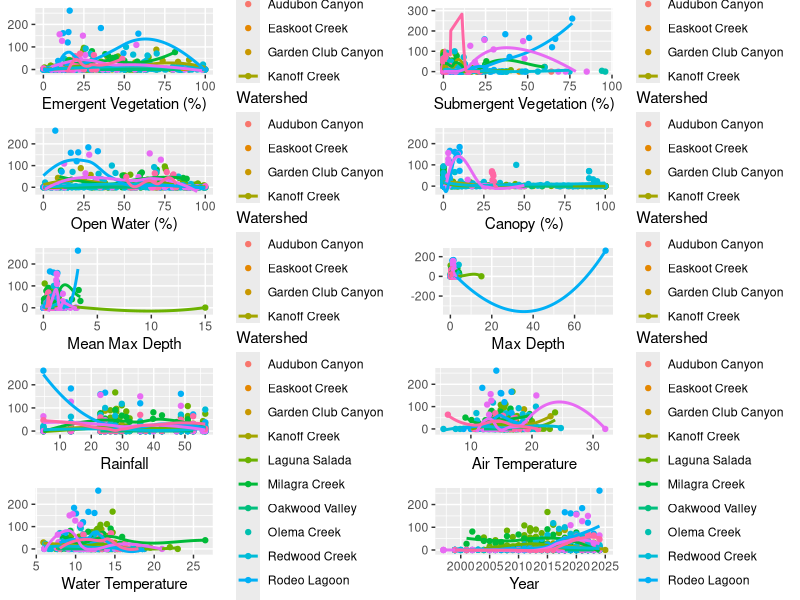

Write R code to recreate this figure.
# plots of covariate raw data between years
library(ggplot2)
library(tidyverse)
library(cowplot)

setwd(here::here("code"))
between_year_data <- read_csv(here::here("data", "between_year_data.csv"))

#### summary data table ####
summary_table_data <- read_csv(here::here("data", "filtered_raw_data.csv"))


#### mean_percent_emerg ####
# emergent vegetation vs. egg masses
emergent_plot <- between_year_data %>% 
  ggplot(aes(x=mean_percent_emerg, y=num_egg_masses, color=Watershed)) +
  geom_point() +
  geom_smooth(se=FALSE) +
  xlab("Emergent Vegetation (%)") +
  ylab(NULL)

  # emergent vs. time
emergent_BRD_plot <- between_year_data %>% 
  ggplot(aes(x=BRDYEAR, y=mean_percent_emerg, color=Watershed)) +
  geom_point() +
  geom_smooth()

#### mean_percent_sub ####
# submerg vs. egg masses
submergent_plot <- between_year_data %>% 
  ggplot(aes(x=mean_percent_sub, y=num_egg_masses, color=Watershed)) +
  geom_point() +
  geom_smooth(se=FALSE) +
  xlab("Submergent Vegetation (%)")  +
  ylab(NULL) + 
  ylim(c(0,300))

## submerg vs. time
subemergent_BRD_plot <- between_year_data %>% 
  ggplot(aes(x=BRDYEAR, y=mean_percent_sub, color=Watershed)) +
  geom_point() +
  geom_smooth()

#### mean_percent_water ####
# open water vs. egg masses
open_water_plot <- between_year_data %>% 
  ggplot(aes(x=mean_percent_water, y=num_egg_masses, color=Watershed)) +
  geom_point() +
  geom_smooth(se=FALSE) +
  xlab("Open Water (%)") +
  ylab(NULL)

## open water vs. time
open_water_BRD_plot <- between_year_data %>% 
  ggplot(aes(x=BRDYEAR, y=mean_percent_water, color=Watershed)) +
  geom_point() +
  geom_smooth()

#### interpolated_canopy ####
# canopy vs. egg masses
canopy_plot <- between_year_data %>% 
  ggplot(aes(x=interpolated_canopy, y=num_egg_masses, color=Watershed)) +
  geom_point() +
  geom_smooth(se=FALSE) +
  xlab("Canopy (%)") +
  ylab(NULL)

## canopy vs. time
canopy_BRD_plot <- between_year_data %>% 
  ggplot(aes(x=BRDYEAR, y=interpolated_canopy, color=Watershed)) +
  geom_point() +
  geom_smooth()

#### yearly_rain ####
# yearly rain vs. egg masses
rain_plot <- between_year_data %>% 
  ggplot(aes(x=yearly_rain, y=num_egg_masses, color=Watershed)) +
  geom_point() +
  geom_smooth(se=FALSE) +
  xlab("Rainfall") +
  ylab(NULL) 

## yearly rain vs. time
rain_BRD_plot <- between_year_data %>% 
  ggplot(aes(x=BRDYEAR, y=yearly_rain, color=Watershed)) +
  geom_point() +
  geom_smooth()

#### mean_max_depth ####
# mean_max_depth vs. egg masses
mean_max_depth_plot <- between_year_data %>% 
  ggplot(aes(x=mean_max_depth, y=num_egg_masses, color=Watershed)) +
  geom_point() +
  geom_smooth(se=FALSE) +
  xlab("Mean Max Depth") +
  ylab(NULL)

## mean_max_depth vs. time
mean_max_depth_BRD_plot <- between_year_data %>% 
  ggplot(aes(x=BRDYEAR, y=mean_max_depth, color=Watershed)) +
  geom_point() +
  geom_smooth()

#### max_depth ####
# max_depth vs. egg masses
max_depth_plot <- between_year_data %>% 
  ggplot(aes(x=max_depth, y=num_egg_masses, color=Watershed)) +
  geom_point() +
  geom_smooth(se=FALSE) +
  xlab("Max Depth") +
  ylab(NULL)

## max_depth vs. time
max_depth_BRD_plot <- between_year_data %>% 
  ggplot(aes(x=BRDYEAR, y=max_depth, color=Watershed)) +
  geom_point() +
  geom_smooth()

#### AirTemp ####
# AirTemp vs. egg masses
AirTemp_plot <- between_year_data %>% 
  ggplot(aes(x=AirTemp, y=num_egg_masses, color=Watershed)) +
  geom_point() +
  geom_smooth(se=FALSE) +
  xlab("Air Temperature") +
  ylab(NULL)

## AirTemp vs. time
AirTemp_BRD_plot <- between_year_data %>% 
  ggplot(aes(x=BRDYEAR, y=AirTemp, color=Watershed)) +
  geom_point() +
  geom_smooth()

#### WaterTemp ####
# WaterTemp vs. egg masses
WaterTemp_plot <- between_year_data %>% 
  ggplot(aes(x=WaterTemp, y=num_egg_masses, color=Watershed)) +
  geom_point() +
  geom_smooth(se=FALSE) +
  xlab("Water Temperature") +
  ylab(NULL)

## WaterTemp vs. time
WaterTemp_BRD_plot <- between_year_data %>% 
  ggplot(aes(x=BRDYEAR, y=WaterTemp, color=Watershed)) +
  geom_point() +
  geom_smooth()

#### mean_salinity:CoastalSite ####
#TODO: do these look right?
coastal_between_year_data <- between_year_data %>% 
  filter(CoastalSite == TRUE)

# mean_salinity vs. egg masses
mean_salinity_plot <- coastal_between_year_data %>% 
  ggplot(aes(x=mean_salinity, y=num_egg_masses)) +
  geom_point(aes(color=Watershed)) +
  geom_smooth(se=FALSE) +
  xlab("Mean Salinity (Coastal)") +
  ylab(NULL) +
  ylim(0,150)

## mean_salinity vs. time
mean_salinity_BRD_plot <- coastal_between_year_data %>% 
  ggplot(aes(x=BRDYEAR, y=mean_salinity, color=Watershed)) +
  geom_point() +
  geom_smooth()

#### max_salinity:CoastalSite ####
# max_salinity vs. egg masses
max_salinity_plot <- coastal_between_year_data %>% 
  ggplot(aes(x=max_salinity, y=num_egg_masses)) +
  geom_point(aes(color=Watershed)) +
  geom_smooth(se=FALSE) +
  xlab("Max Salinity (Coastal)") +
  ylab(NULL) +
  ylim(0,150)

## max_salinity vs. time
max_salinity_BRD_plot <- coastal_between_year_data %>% 
  ggplot(aes(x=BRDYEAR, y=max_salinity, color=Watershed)) +
  geom_point() +
  geom_smooth()

#### year ####
# year vs. egg masses
egg_BRD_plot <- between_year_data %>% 
  ggplot(aes(x=BRDYEAR, y=num_egg_masses, color=Watershed)) +
  geom_point() +
  geom_smooth(se=FALSE) +
  xlab("Year") +
  ylab(NULL)


#### combined output with egg masses####
# # saved in Ouput folder
# plot_grid(emergent_plot, submergent_plot, open_water_plot, canopy_plot, rain_plot, mean_max_depth_plot, max_depth_plot, AirTemp_plot, WaterTemp_plot, mean_salinity_plot, max_salinity_plot, egg_BRD_plot, nrow=4)


# without salinity or depth
plot_grid(emergent_plot, submergent_plot, open_water_plot, canopy_plot,mean_max_depth_plot, max_depth_plot, rain_plot, AirTemp_plot, WaterTemp_plot, egg_BRD_plot, nrow=5)
